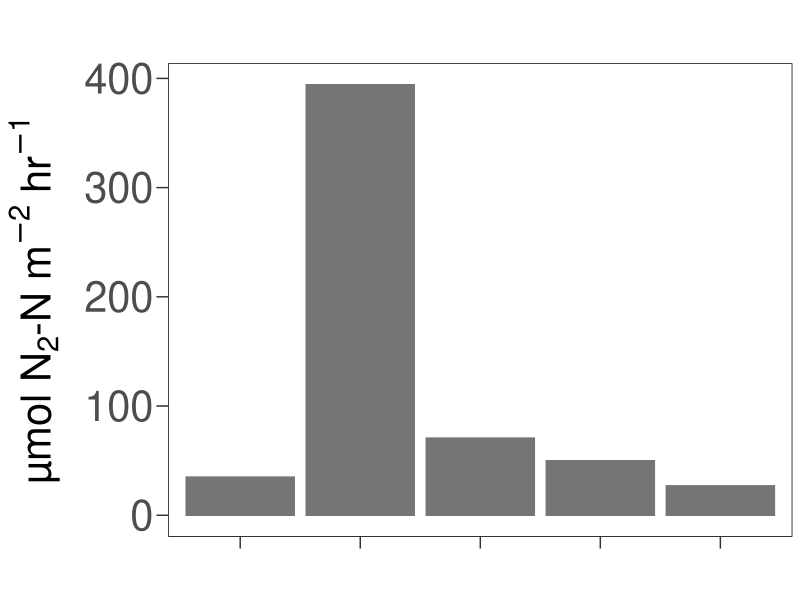
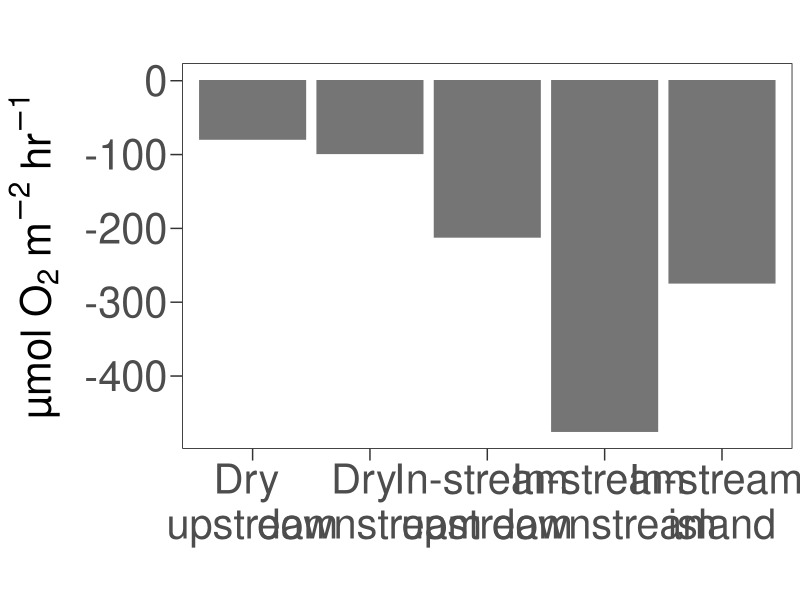
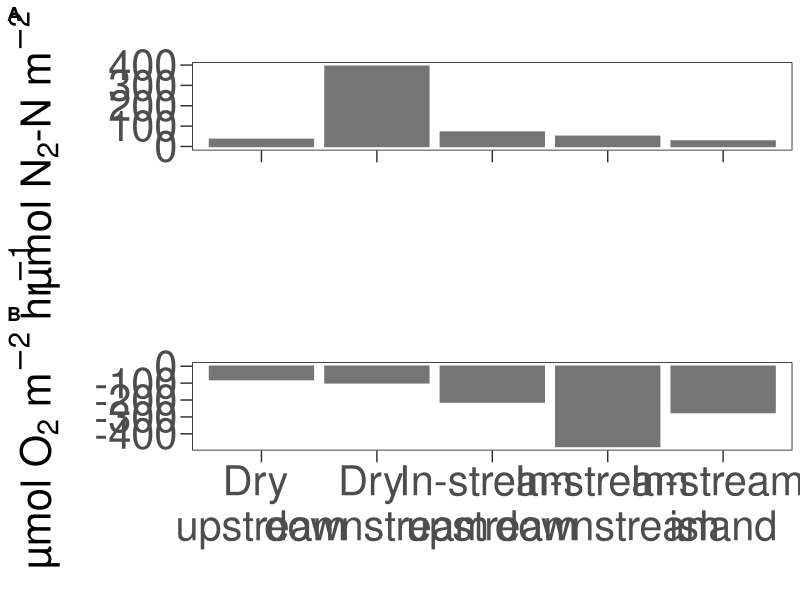
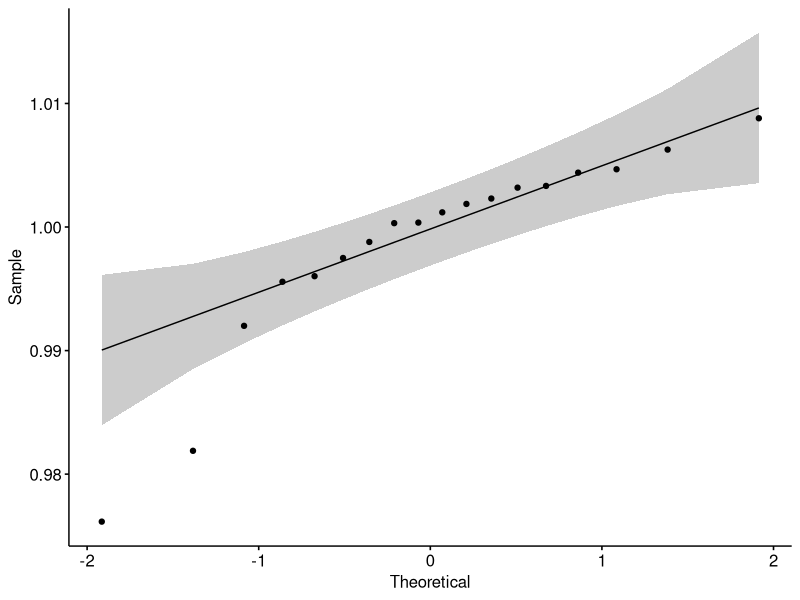
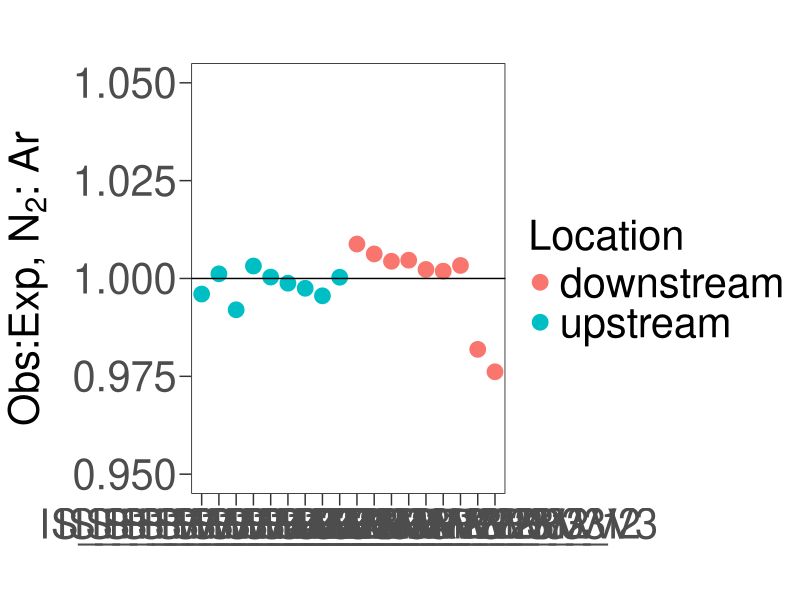

The R source for these figures, in order:
## ---- chunk 1
knitr::opts_chunk$set(echo = TRUE)
rm(list=ls())
knitr::opts_knit$set(root.dir="~/GitHub/TownCreekWater/analyses/")
## ---- chunk 2
require("tidyverse")
require("ggpubr")
require("rstatix")
## ---- chunk 3
# From: http://www.cookbook-r.com/Graphs/Colors_(ggplot2)/

cbbPalette <- c("#000000", "#E69F00", "#56B4E9", "#009E73", "#F0E442", "#0072B2", "#D55E00", "#CC79A7")
## ---- chunk 4
SedSlurryFlux <- read.csv("../data/MIMS/Oct24/CalculatedSedSlurryFluxes.csv")

NetNratios <- read.csv("../data/MIMS/Oct24/NetNRatios.csv")
## ---- chunk 5
SedSlurryFlux$axis_labels <- factor(x = c("In-stream \nupstream", "In-stream \nisland", "In-stream \ndownstream", "Dry \nupstream", "Dry \ndownstream"), levels = c("Dry \nupstream", "Dry \ndownstream", "In-stream \nupstream", "In-stream \ndownstream", "In-stream \nisland"))
## ---- chunk 6
SedSlurryN.plot <- ggplot(data = SedSlurryFlux, aes(x=axis_labels, y=FinalFluxValue.umol.hr.m2._N)) +
  geom_bar(stat = "identity", position = position_dodge(), fill = "gray46", color = "gray46")+
  theme_bw() +
  #Remove plot grid lines
  theme(panel.grid.major = element_blank(), panel.grid.minor = element_blank()) + 
  #Set axis title and text properties, tick marks, and labels
  theme(text=element_text(size=30),axis.title=element_text(size=30,face="bold"),
          axis.text=element_text(size=30),  
          axis.title.y=element_text(margin=margin(r=10)),
          panel.border = element_rect(colour = "black",linetype=1),strip.text = element_text(size = 30), legend.position="right", legend.title = element_text(size=30), legend.text=element_text(size=30)) + 
          theme(axis.ticks.length=unit(0.3,"cm")) + 
          labs(x = "", y = expression(paste("µmol N"[2],"-N m"^{-2}," hr"^{-1})), title="") +
  theme(rect=element_rect(fill="transparent"))+
  theme(plot.background = element_rect(color=NA))+
  theme(axis.text.x = element_blank())

SedSlurryN.plot
## ---- chunk 7
SedSlurryO2.plot <- ggplot(data = SedSlurryFlux, aes(x=axis_labels, y=FinalFluxValue.umol.hr.m2._O2)) +
  geom_bar(stat = "identity", position = position_dodge(), fill = "gray46", color = "gray46")+
  theme_bw() +
  #Remove plot grid lines
  theme(panel.grid.major = element_blank(), panel.grid.minor = element_blank()) + 
  #Set axis title and text properties, tick marks, and labels
  theme(text=element_text(size=30),axis.title=element_text(size=30,face="bold"),
          axis.text=element_text(size=30),  
          axis.title.y=element_text(margin=margin(r=10)),
          panel.border = element_rect(colour = "black",linetype=1),strip.text = element_text(size = 30), legend.position="right", legend.title = element_text(size=30), legend.text=element_text(size=30)) + 
          theme(axis.ticks.length=unit(0.3,"cm")) + 
          labs(x = "", y = expression(paste("µmol O"[2]," m"^{-2}," hr"^{-1})), title="") +
  theme(rect=element_rect(fill="transparent"))+
  theme(plot.background = element_rect(color=NA))

SedSlurryO2.plot
## ---- chunk 8
# 2 panel figure, pre-post on the left, all groups on the right
MIMS_2panel.plot <- ggarrange(SedSlurryN.plot, SedSlurryO2.plot, ncol = 1, nrow = 2, legend = "none", align = "hv", labels = c("A", "B"))

MIMS_2panel.plot

#ggsave("../figures/MIMS_SedSlurry_2Panel.png", plot=MIMS_2panel.plot, device="png", path=NULL, scale=1, width=15, height=12, dpi=600, limitsize=TRUE, bg="white")
## ---- chunk 9
# test for extreme outliers:
Outliers <- NetNratios %>%
  identify_outliers(NetNratio)
Outliers
  # two outliers, but not extreme, so passes assumption.

# test normality:
NetNratios %>%
  shapiro_test(NetNratio)
  # Not normally distributed

  # QQ plot:
ggqqplot(NetNratios, "NetNratio")

# Not normal, so use Wilcoxon-Rank Sum test:
NetN_vs_1_Wilcox <- wilcox.test(NetNratios$NetNratio, alternative = "two.sided", mu = 1, paired = F, data = NetNratios)
  # maintain null hypothesis that NetN ratio = 1 (neither net denitrifying nor N-fixing)

# Subset for upstream:
NetN_vs_1_Wilcox_upstream <- wilcox.test(NetNratios$NetNratio, alternative = "two.sided", mu = 1, paired = F, data = NetNratios[1:9,])
  # maintain null hypothesis that NetN ratio = 1 (neither net denitrifying nor N-fixing)

# Subset for downstream:
NetN_vs_1_Wilcox_downstream <- wilcox.test(NetNratios$NetNratio, alternative = "two.sided", mu = 1, paired = F, data = NetNratios[10:18,])
  # maintain null hypothesis that NetN ratio = 1 (neither net denitrifying nor N-fixing)

# T tests:
NetN_vs_1_Ttest <- t_test(NetNratios, formula = NetNratio ~ 1, alternative = "two.sided", mu = 1)
NetN_vs_1_Ttest_up <- t_test(NetNratios[1:9,], formula = NetNratio ~ 1, alternative = "two.sided", mu = 1)
NetN_vs_1_Ttest_down <- t_test(NetNratios[10:18,], formula = NetNratio ~ 1, alternative = "two.sided", mu = 1)
NetN_vs_1_Ttest_down_drop_outliers <- t_test(NetNratios[10:16,], formula = NetNratio ~ 1, alternative = "two.sided", mu = 1)
## ---- chunk 10
NetNratios.plot <- ggplot(data = NetNratios, aes(x=SampleID, y=NetNratio, color = Location, fill = Location)) +
  #geom_bar(stat = "identity", position = position_dodge())+
  geom_point(size = 5)+
  geom_hline(yintercept = 1.00)+
  theme_bw() +
  #Remove plot grid lines
  theme(panel.grid.major = element_blank(), panel.grid.minor = element_blank()) + 
  #Set axis title and text properties, tick marks, and labels
  theme(text=element_text(size=30),axis.title=element_text(size=30,face="bold"),
          axis.text=element_text(size=30),  
          axis.title.y=element_text(margin=margin(r=10)),
          panel.border = element_rect(colour = "black",linetype=1),strip.text = element_text(size = 30), legend.position="right", legend.title = element_text(size=30), legend.text=element_text(size=30)) + 
          theme(axis.ticks.length=unit(0.3,"cm")) + 
          labs(x = "", y = expression(paste("Obs:Exp, N"[2],": Ar")), title="") +
  theme(rect=element_rect(fill="transparent"))+
  theme(plot.background = element_rect(color=NA))+
  scale_y_continuous(limits = c(0.95, 1.05))
  #scale_y_continuous(limits = range(NetNratios$NetNratio))

NetNratios.plot
